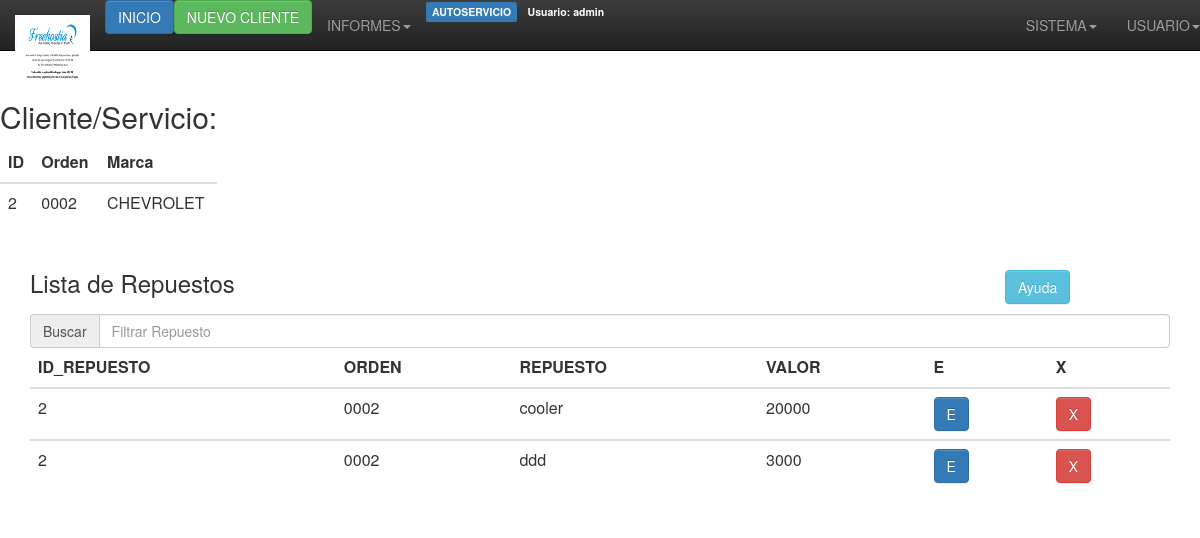
The app's page /servicios/verdetallesrepuestos.php?id=2&orden=0002&marca=CHEVROLET (signed in) with its own data.
### tables this page shows
CREATE TABLE `detalles` (
  `id_d` int(11) NOT NULL AUTO_INCREMENT,
  `id_servicio` int(3) NOT NULL,
  `orden` varchar(4) NOT NULL,
  `marca` varchar(30) NOT NULL,
  `serie` varchar(40) NOT NULL,
  `chasis` varchar(40) NOT NULL,
  `color` varchar(40) NOT NULL,
  `num_entrada` varchar(40) NOT NULL,
  `fec_entrega` varchar(20) NOT NULL,
  `hora_entrega` varchar(20) NOT NULL,
  `modelo_anio` varchar(20) NOT NULL,
  `motor` varchar(20) NOT NULL,
  `kilometros` varchar(20) NOT NULL,
  `placa` varchar(10) NOT NULL,
  `herramienta` varchar(3) NOT NULL,
  `extintor` varchar(3) NOT NULL,
  `radio` varchar(3) NOT NULL,
  `tapetes` varchar(3) NOT NULL,
  `stops` varchar(3) NOT NULL,
  `llanta` varchar(3) NOT NULL,
  `luzplaca` varchar(3) NOT NULL,
  `brazostras` varchar(3) NOT NULL,
  `gato` varchar(3) NOT NULL,
  `antena` varchar(3) NOT NULL,
  `frontal` varchar(3) NOT NULL,
  `farolas` varchar(3) NOT NULL,
  `boceles` varchar(3) NOT NULL,
  `exploradoras` varchar(3) NOT NULL,
  `mac` varchar(3) NOT NULL,
  `triangulo` varchar(3) NOT NULL,
  `encendedor` varchar(3) NOT NULL,
  `cajacd` varchar(3) NOT NULL,
  `cocuyos` varchar(3) NOT NULL,
  `copas` varchar(3) NOT NULL,
  `tapagas` varchar(3) NOT NULL,
  `brazoslimp` varchar(3) NOT NULL,
  `espejos` varchar(3) NOT NULL,
  `cenicero` varchar(3) NOT NULL,
  `tapiceria` varchar(3) NOT NULL,
  `vidrios` varchar(3) NOT NULL,
  `batera` varchar(3) NOT NULL,
  `plumillas` varchar(3) NOT NULL,
  `bomperes` varchar(3) NOT NULL,
  `nivelcombustible` varchar(3) NOT NULL,
  PRIMARY KEY (`id_d`),
  KEY `id_servicio` (`id_servicio`)
);

CREATE TABLE `repuestos` (
  `id` int(5) NOT NULL AUTO_INCREMENT,
  `id_repuesto` int(5) NOT NULL,
  `orden` varchar(10) NOT NULL,
  `repuesto` varchar(30) NOT NULL,
  `valor` int(30) NOT NULL,
  PRIMARY KEY (`id`)
);

### servicios/verdetallesrepuestos.php (the view, shortened to what this page needs)
<html xmlns="http://www.w3.org/1999/xhtml">
<head>
<link rel="stylesheet" href="bootstrap/css/bootstrap.min.css">
<link rel="stylesheet" href="bootstrap/css/bootstrap-theme.min.css">
</head>
<body>
<?php include("../encabezado.php"); ?>
<div id="encabezado" style="height:200px;position:absolute;display:block;">
<br />
<h2>Cliente/Servicio:</h2>
<div class='table‐responsive'>
<table class='table table-hover'>
<thead><th>ID</th><th>Orden</th><th>Marca</th></thead>
<tbody><tr>
<td><?php echo $_GET['id']; ?></td>
<td><?php echo $_GET['orden']; ?></td>
<td><?php echo $_GET['marca']; ?></td>
</tr></tbody>
</table>
</div>
</div>
<?php
$per_page = 100;
$result = mysql_query("SELECT * FROM detalles INNER JOIN repuestos
  ON repuestos.orden = detalles.orden WHERE repuestos.id_repuesto = '".$_GET['id']."' AND detalles.orden = '".$_GET['orden']."'");
$total_results = mysql_num_rows($result);
$total_pages = ceil($total_results / $per_page);
if (isset($_GET['page']) && is_numeric($_GET['page']))
{
$show_page = $_GET['page'];
if ($show_page > 0 && $show_page <= $total_pages)
{
$start = ($show_page -1) * $per_page;
$end = $start + $per_page;
}
else
{
$start = 0;
$end = $per_page;
}
}
else
{
$start = 0;
$end = $per_page;
}
?>
<p><br /><br /></p>
<div class="container">
<div class="row">
  <div class="col-sm-10"><h3>Lista de Repuestos</h3></div>
  <div class="col-sm-2"><h3>
<button type="button" class="btn btn-info btn-md" data-toggle="modal" data-target="#myModal">Ayuda</button></h3></div>
</div>
        <div class="input-group"> <span class="input-group-addon">Buscar</span>
        <input id="filtrar" type="text" class="form-control" placeholder="Filtrar Repuesto">
      </div>
<?php
echo "<div class='table‐responsive'>";
echo "<table class='table table-hover'>";
echo "<thead><tr> <th>ID_REPUESTO</th> <th>ORDEN</th> <th>REPUESTO</th> <th>VALOR</th> <th>E</th> <th>X</th></tr></thead>";
for ($i = $start; $i < $end; $i++)
{
if ($i == $total_results) { break; }
echo "<tbody class='buscar'>";
echo "<tr>";
echo '<td>' . mysql_result($result, $i, 'id_repuesto') . '</td>';
echo '<td>' . mysql_result($result, $i, 'orden') . '</td>';
echo '<td>' . mysql_result($result, $i, 'repuesto') . '</td>';
echo '<td>' . mysql_result($result, $i, 'valor') . '</td>';
echo '<td><a class="btn btn-primary" href="editar_repuestos.php?id=' . mysql_result($result, $i, 'id') . '" data‐toggle="tooltip" title="Editar Repuesto">E</a></td>';
echo '<td><a class="btn btn-danger" href="delete_repuestos.php?id=' . mysql_result($result, $i, 'id') . '" data‐toggle="tooltip" title="Eliminar Repuesto">X</a></td>';
echo "</tr>";
echo "</tbody>";
}
echo "</table>";
echo "</div>";
?>
</div>
</body>
</html>

### records on screen
detalles: repuestos.id_repuesto "2", orden "0002", repuestos.repuesto "cooler", repuestos.valor "20000", repuestos.repuesto "ddd", repuestos.valor "3000"

### other values on screen
$_SESSION["usuarioactual"] "admin"
$_GET['id'] "2"
$_GET['orden'] "0002"
$_GET['marca'] "CHEVROLET"
